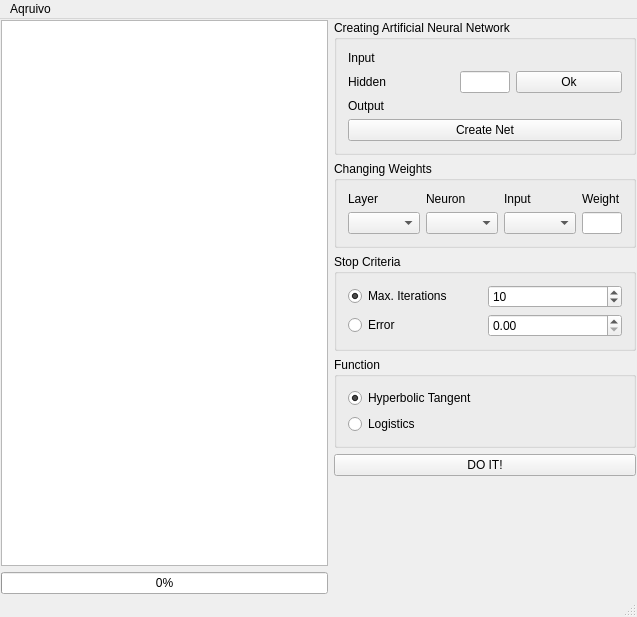
<?xml version="1.0" encoding="UTF-8"?>
<ui version="4.0">
 <class>MainWindow</class>
 <widget class="QMainWindow" name="MainWindow">
  <property name="geometry">
   <rect>
    <x>0</x>
    <y>0</y>
    <width>637</width>
    <height>617</height>
   </rect>
  </property>
  <property name="windowTitle">
   <string>MainWindow</string>
  </property>
  <widget class="QWidget" name="centralWidget">
   <layout class="QHBoxLayout" name="horizontalLayout">
    <property name="leftMargin">
     <number>1</number>
    </property>
    <property name="topMargin">
     <number>1</number>
    </property>
    <property name="rightMargin">
     <number>1</number>
    </property>
    <property name="bottomMargin">
     <number>1</number>
    </property>
    <item>
     <layout class="QVBoxLayout" name="verticalLayout_3">
      <item>
       <widget class="QTableWidget" name="tableWidget"/>
      </item>
      <item>
       <widget class="QProgressBar" name="progressBar">
        <property name="maximum">
         <number>100</number>
        </property>
        <property name="value">
         <number>0</number>
        </property>
        <property name="alignment">
         <set>Qt::AlignCenter</set>
        </property>
       </widget>
      </item>
     </layout>
    </item>
    <item>
     <layout class="QVBoxLayout" name="verticalLayout">
      <item>
       <widget class="QGroupBox" name="grpLayer">
        <property name="enabled">
         <bool>true</bool>
        </property>
        <property name="title">
         <string>Creating Artificial Neural Network</string>
        </property>
        <layout class="QVBoxLayout" name="verticalLayout_5">
         <item>
          <widget class="QLabel" name="lblInputLayer">
           <property name="text">
            <string>Input</string>
           </property>
           <property name="indent">
            <number>-1</number>
           </property>
          </widget>
         </item>
         <item>
          <layout class="QHBoxLayout" name="horizontalLayout_5">
           <item>
            <widget class="QLabel" name="label_3">
             <property name="text">
              <string>Hidden</string>
             </property>
            </widget>
           </item>
           <item>
            <widget class="QLineEdit" name="edtHiddenLayer">
             <property name="sizePolicy">
              <sizepolicy hsizetype="Fixed" vsizetype="Fixed">
               <horstretch>0</horstretch>
               <verstretch>0</verstretch>
              </sizepolicy>
             </property>
             <property name="minimumSize">
              <size>
               <width>20</width>
               <height>0</height>
              </size>
             </property>
             <property name="maximumSize">
              <size>
               <width>50</width>
               <height>16777215</height>
              </size>
             </property>
             <property name="baseSize">
              <size>
               <width>20</width>
               <height>0</height>
              </size>
             </property>
            </widget>
           </item>
           <item>
            <widget class="QPushButton" name="pushButton">
             <property name="text">
              <string>Ok</string>
             </property>
             <property name="flat">
              <bool>false</bool>
             </property>
            </widget>
           </item>
          </layout>
         </item>
         <item>
          <widget class="QLabel" name="lblOutputLayer">
           <property name="text">
            <string>Output</string>
           </property>
          </widget>
         </item>
         <item>
          <widget class="QPushButton" name="pushButton_3">
           <property name="text">
            <string>Create Net</string>
           </property>
          </widget>
         </item>
        </layout>
       </widget>
      </item>
      <item>
       <widget class="QGroupBox" name="groupBox_5">
        <property name="enabled">
         <bool>true</bool>
        </property>
        <property name="title">
         <string>Changing Weights</string>
        </property>
        <layout class="QHBoxLayout" name="horizontalLayout_6">
         <item>
          <layout class="QVBoxLayout" name="verticalLayout_9">
           <item>
            <widget class="QLabel" name="label_7">
             <property name="text">
              <string>Layer</string>
             </property>
            </widget>
           </item>
           <item>
            <widget class="QComboBox" name="cbbLayer"/>
           </item>
          </layout>
         </item>
         <item>
          <layout class="QVBoxLayout" name="verticalLayout_6">
           <item>
            <widget class="QLabel" name="label_4">
             <property name="text">
              <string>Neuron</string>
             </property>
            </widget>
           </item>
           <item>
            <widget class="QComboBox" name="cbbNeuronio"/>
           </item>
          </layout>
         </item>
         <item>
          <layout class="QVBoxLayout" name="verticalLayout_7">
           <item>
            <widget class="QLabel" name="label_5">
             <property name="text">
              <string>Input</string>
             </property>
            </widget>
           </item>
           <item>
            <widget class="QComboBox" name="cbbPeso"/>
           </item>
          </layout>
         </item>
         <item>
          <layout class="QVBoxLayout" name="verticalLayout_8">
           <item>
            <widget class="QLabel" name="label_6">
             <property name="text">
              <string>Weight</string>
             </property>
            </widget>
           </item>
           <item>
            <widget class="QLineEdit" name="lneValor">
             <property name="sizePolicy">
              <sizepolicy hsizetype="Minimum" vsizetype="Minimum">
               <horstretch>0</horstretch>
               <verstretch>0</verstretch>
              </sizepolicy>
             </property>
             <property name="minimumSize">
              <size>
               <width>20</width>
               <height>0</height>
              </size>
             </property>
             <property name="maximumSize">
              <size>
               <width>40</width>
               <height>16777215</height>
              </size>
             </property>
             <property name="text">
              <string/>
             </property>
            </widget>
           </item>
          </layout>
         </item>
        </layout>
       </widget>
      </item>
      <item>
       <widget class="QGroupBox" name="groupBox_2">
        <property name="title">
         <string>Stop Criteria</string>
        </property>
        <layout class="QVBoxLayout" name="verticalLayout_4">
         <item>
          <layout class="QHBoxLayout" name="horizontalLayout_3">
           <item>
            <widget class="QRadioButton" name="rdbMaxIteracoes">
             <property name="text">
              <string>Max. Iterations</string>
             </property>
             <property name="checked">
              <bool>true</bool>
             </property>
            </widget>
           </item>
           <item>
            <widget class="QSpinBox" name="spinMaxIteracoes">
             <property name="value">
              <number>10</number>
             </property>
            </widget>
           </item>
          </layout>
         </item>
         <item>
          <layout class="QHBoxLayout" name="horizontalLayout_2">
           <item>
            <widget class="QRadioButton" name="rdbErro">
             <property name="text">
              <string>Error</string>
             </property>
            </widget>
           </item>
           <item>
            <widget class="QDoubleSpinBox" name="spinErro"/>
           </item>
          </layout>
         </item>
        </layout>
       </widget>
      </item>
      <item>
       <widget class="QGroupBox" name="grpFunction">
        <property name="title">
         <string>Function</string>
        </property>
        <layout class="QVBoxLayout" name="verticalLayout_2">
         <item>
          <widget class="QRadioButton" name="rdbTanHiperbolica">
           <property name="text">
            <string>Hyperbolic Tangent</string>
           </property>
           <property name="checked">
            <bool>true</bool>
           </property>
          </widget>
         </item>
         <item>
          <widget class="QRadioButton" name="rdbLogistica">
           <property name="text">
            <string>Logistics</string>
           </property>
          </widget>
         </item>
        </layout>
       </widget>
      </item>
      <item>
       <widget class="QPushButton" name="pushButton_2">
        <property name="text">
         <string>DO IT!</string>
        </property>
       </widget>
      </item>
      <item>
       <spacer name="verticalSpacer">
        <property name="orientation">
         <enum>Qt::Vertical</enum>
        </property>
        <property name="sizeHint" stdset="0">
         <size>
          <width>20</width>
          <height>40</height>
         </size>
        </property>
       </spacer>
      </item>
     </layout>
    </item>
   </layout>
  </widget>
  <widget class="QStatusBar" name="statusBar"/>
  <widget class="QMenuBar" name="menuBar">
   <property name="geometry">
    <rect>
     <x>0</x>
     <y>0</y>
     <width>637</width>
     <height>20</height>
    </rect>
   </property>
   <widget class="QMenu" name="menuAqruivo">
    <property name="title">
     <string>Aqruivo</string>
    </property>
    <addaction name="actionAbrir_arquivo_de_teste"/>
    <addaction name="actionAbrir_arquivo_de_treinamento"/>
    <addaction name="actionCriar_nova_Rede"/>
   </widget>
   <addaction name="menuAqruivo"/>
  </widget>
  <action name="actionAbrir_arquivo_de_treinamento">
   <property name="text">
    <string>Abrir arquivo de treinamento</string>
   </property>
  </action>
  <action name="actionAbrir_arquivo_de_teste">
   <property name="text">
    <string>Abrir arquivo de teste</string>
   </property>
  </action>
  <action name="actionCriar_nova_Rede">
   <property name="text">
    <string>Criar nova Rede</string>
   </property>
  </action>
 </widget>
 <layoutdefault spacing="6" margin="11"/>
 <resources/>
 <connections/>
</ui>
